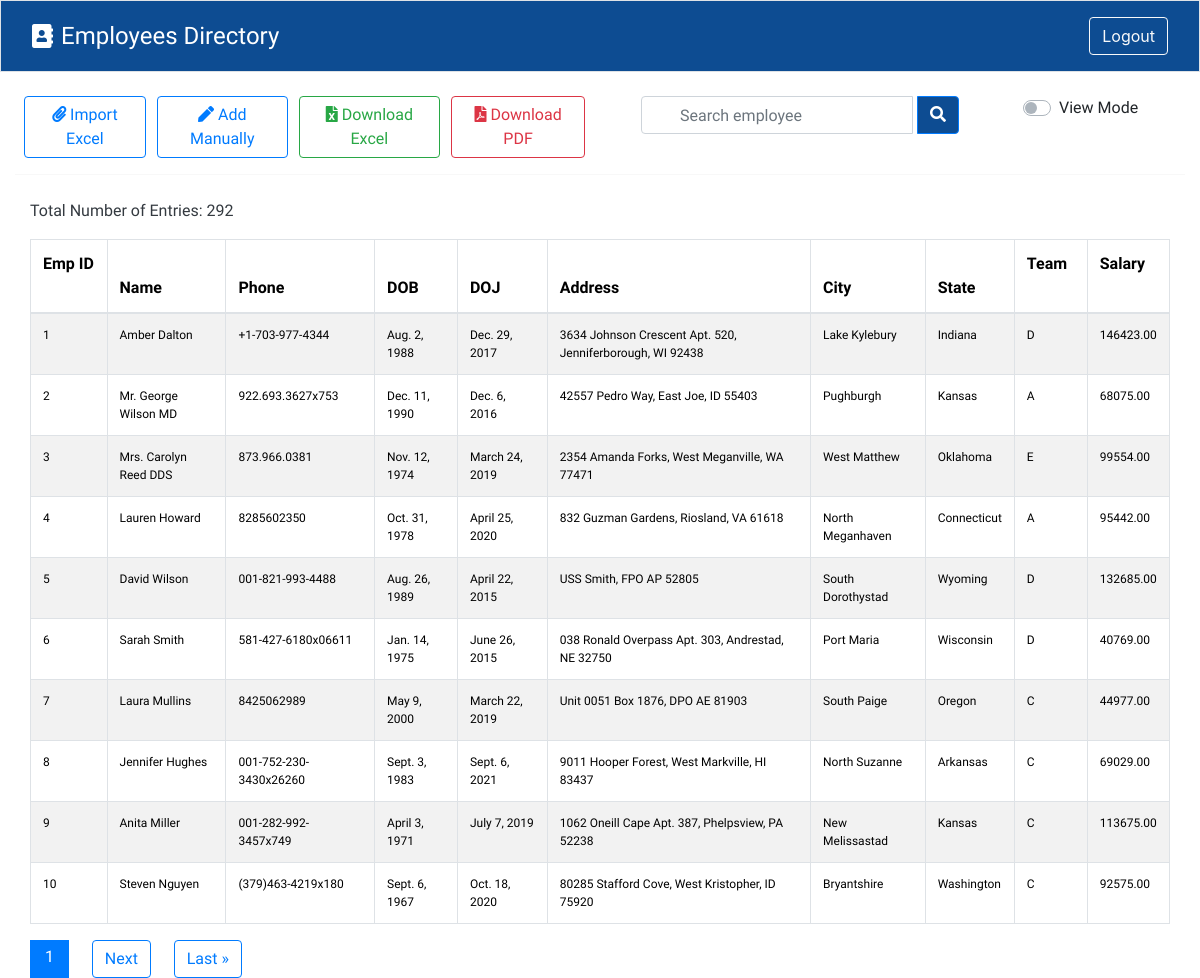
The app's page /employees/?sort=id (signed in) with its own data.
### firstapp/models.py (models this page shows)
class Employee(models.Model):
    phone_regex = RegexValidator(
        regex=r'^\+?91?[6-9]\d{9}$',
        message="Phone number must be entered in the format: '+919999999999'. Up to 15 digits allowed."
    )
    GENDER_CHOICES = [
    ('M', 'Male'),
    ('F', 'Female'),
    ('O', 'Other'),
]
    def validate_dob(value):
        if value.year < 1950:
            raise ValidationError("Invalid date of birth. Year must be greater than or equal to 1950.")
        if value.year > 2005:
            raise ValidationError("Invalid date of birth. Year must be less than 2005")
    name = models.CharField(max_length=100, unique=True)
    phone = models.CharField(validators=[phone_regex], max_length=15, unique=True)
    dob = models.DateField(validators=[validate_dob])
    gender = models.CharField(max_length=1, choices=GENDER_CHOICES, default='Male')
    doj = models.DateField()
    address = models.CharField(max_length=250)
    city = models.CharField(max_length=25)
    state = models.CharField(max_length=25)
    team = models.CharField(max_length=100)
    salary = models.DecimalField(max_digits=8, decimal_places=2)
    created_at = models.DateTimeField(auto_now_add=True)
    updated_at = models.DateTimeField(auto_now=True)
    class Meta:
        unique_together = ['name', 'phone']

### firstapp/views.py (the view, shortened to what this page needs)
# urls.py: path('employees/', EmployeeListView.as_view(), name='employee_list'),
class EmployeeListView(LoginRequiredMixin, View):
    login_url = '/login/'
    def get(self, request):
        form = EmployeeForm()
        employees = Employee.objects.all().order_by('-id')
        count = Employee.objects.count()
        sort = request.GET.get('sort')
        order = request.GET.get('order')
        search_query = request.GET.get('search')
        if sort == 'id':
            employees = employees.order_by('id')
        elif sort == 'name':
            employees = employees.order_by('name')
        elif sort == 'doj':
            employees = employees.order_by('doj')
        elif sort == 'city':
            employees = employees.order_by('city')
        elif sort == 'state':
            employees = employees.order_by('state')
        elif sort == 'team':
            employees = employees.order_by('team')
        elif sort == 'salary':
            employees = employees.order_by('salary')
        if sort and order == 'desc':
            employees = employees.reverse()
        else:
            order = 'asc'
        paginator = Paginator(employees, per_page=settings.PAGINATION_PER_PAGE)
        page_number = request.GET.get('page')
        page_obj = paginator.get_page(page_number)
        return render(request, 'employees.html', {'form': form, 'page_obj': page_obj, 'count': count, 'sort': sort, 'order': order})

### firstapp/templates/employees.html (shortened to what this page needs)
{% extends 'base.html' %}
{% load static %}
{% block content %}
<div class="container-fluid" style="font-family: 'Prompt', sans-serif;">
    <div class="row">
      <div class="d-flex col-md-6 mt-4" style="padding-left: 2%;">
        <button id="fileUploadBtn" class="btn btn-outline-primary" style="margin-right: 2%;">
            <i class="fas fa-paperclip"></i> Import Excel</button>
        <a href="{% url 'manualEntry' %}" class="btn btn-outline-primary" style="margin-right: 2%;"><i class="fas fa-pen"></i> Add Manually</a>
        <a href="{% url 'download_employees' %}?format=csv" class="btn btn-outline-success" style="margin-right: 2%;"><i class="fas fa-file-excel"></i> Download Excel</a>
        <a href="{% url 'download_pdf' %}?format=csv" class="btn btn-outline-danger"><i class="fas fa-file-pdf"></i> Download PDF</a>
      </div>
    <div class="d-flex justify-content-around col-md-4 mt-4">
        <form method="get">
            <div class="input-group">
                <input id="searchInput" type="text" class="form-control" name="search" placeholder="Search employee" style="padding-left: 2.375rem;">
                <div class="ml-1 input-group-append">
                    <button class="btn btn-outline-primary" type="submit" style="background-color:#0D4C92;">
                        <i class="fa fa-search" style="color: white;"></i>
                    </button>
                </div>
            </div>
        </form>
    </div>
    <div class="d-flex col-md-2 pr-0 flex-row=reverse" style="margin-top: 2%;">
        <div class="custom-control ml-2 custom-switch">
      </div>
      <span id="edit-toggle">View Mode</span>
    </div>
  </div>
<hr>
<div class="container-fluid mt-4" style="font-family: 'Prompt', sans-serif;">
    <div class="d-flex justify-content-between">
        <p class="text-dark">Total Number of Entries: {{ count }} </p>
    </div>
    <table class="table table-striped table-bordered table-hover">
        <thead id="tableHead" class="text-white" style="background-color: #0D4C92; ">
            <tr>
                <th>
                    Emp ID
                    <a href="?sort=id{% if sort == 'id' and order == 'asc' %}&order=desc{% endif %}"
                        style="margin-left: 5%; text-decoration: none; color: white;">
                        {% if sort == 'id' %}
                        {% if order == 'asc' %}
                        <span>&uarr;</span>
                        {% else %}
                        <span>&darr;</span>
                        {% endif %}
                        {% else %}
                        <span>&darr;</span>
                        {% endif %}
                    </a>
                </th>
                <th>
                    Name
                    <a href="?sort=name{% if sort == 'name' and order == 'asc' %}&order=desc{% endif %}"
                        style="margin-left: 5%; text-decoration: none; color: white;">
                        {% if sort == 'name' %}
                        {% if order == 'asc' %}
                        <span>&uarr;</span>
                        {% else %}
                        <span>&darr;</span>
                        {% endif %}
                        {% else %}
                        <span>&darr;</span>
                        {% endif %}
                    </a>
                </th>
                <th>Phone</th>
                <th>DOB</th>
                <th>
                    DOJ
                    <a href="?sort=doj{% if sort == 'doj' and order == 'asc' %}&order=desc{% endif %}"
                        style="margin-left: 5%; text-decoration: none; color: white;">
                        {% if sort == 'doj' %}
                        {% if order == 'asc' %}
                        <span>&uarr;</span>
                        {% else %}
                        <span>&darr;</span>
                        {% endif %}
                        {% else %}
                        <span>&darr;</span>
                        {% endif %}
                    </a>
                </th>
                <th>Address</th>
                <th>
                    City
                    <a href="?sort=city{% if sort == 'city' and order == 'asc' %}&order=desc{% endif %}"
                        style="margin-left: 5%; text-decoration: none; color: white;">
                        {% if sort == 'city' %}
                        {% if order == 'asc' %}
                        <span>&uarr;</span>
                        {% else %}
                        <span>&darr;</span>
                        {% endif %}
                        {% else %}
                        <span>&darr;</span>
                        {% endif %}
                    </a>
                </th>
                <th>
                    State
                    <a href="?sort=state{% if sort == 'state' and order == 'asc' %}&order=desc{% endif %}"
                        style="margin-left: 5%; text-decoration: none; color: white;">
                        {% if sort == 'state' %}
                        {% if order == 'asc' %}
                        <span>&uarr;</span>
                        {% else %}
                        <span>&darr;</span>
                        {% endif %}
                        {% else %}
                        <span>&darr;</span>
                        {% endif %}
                    </a>
                </th>
                <th>
                    Team
                    <a href="?sort=team{% if sort == 'team' and order == 'asc' %}&order=desc{% endif %}"
                        style="margin-left: 5%; text-decoration: none; color: white;">
                        {% if sort == 'team' %}
                        {% if order == 'asc' %}
                        <span>&uarr;</span>
                        {% else %}
                        <span>&darr;</span>
                        {% endif %}
                        {% else %}
                        <span>&darr;</span>
                        {% endif %}
                    </a>
                </th>
                <th>
                    Salary
                    <a href="?sort=salary{% if sort == 'salary' and order == 'asc' %}&order=desc{% endif %}"
                        style="margin-left: 5%; text-decoration: none; color: white;">
                        {% if sort == 'salary' %}
                        {% if order == 'asc' %}
                        <span>&uarr;</span>
                        {% else %}
                        <span>&darr;</span>
                        {% endif %}
                        {% else %}
                        <span>&darr;</span>
                        {% endif %}
                    </a>
                </th>
            </tr>
        </thead>
        <div class="tableBody">
            <tbody id="tableBodyContent"  class="thead-light">
                {% for employee in page_obj %}
                <tr style="font-size: 12px;" data-employee-id="{{ employee.id }}">
                    <td>{{ employee.id }}</td>
                    <td {% if not employee.editable %}contenteditable="false"{% endif %} data-field-name="name">{{ employee.name }}</td>
                    <td {% if not employee.editable %}contenteditable="false"{% endif %} data-field-name="phone">{{ employee.phone }}</td>
                    <td {% if not employee.editable %}contenteditable="false"{% endif %} data-field-name="dob">{{ employee.dob }}</td>
                    <td {% if not employee.editable %}contenteditable="false"{% endif %} data-field-name="doj">{{ employee.doj }}</td>
                    <td {% if not employee.editable %}contenteditable="false"{% endif %} data-field-name="address">{{ employee.address }}</td>
                    <td {% if not employee.editable %}contenteditable="false"{% endif %} data-field-name="city">{{ employee.city }}</td>
                    <td {% if not employee.editable %}contenteditable="false"{% endif %} data-field-name="state">{{ employee.state }}</td>
                    <td {% if not employee.editable %}contenteditable="false"{% endif %} data-field-name="team">{{ employee.team }}</td>
                    <td {% if not employee.editable %}contenteditable="false"{% endif %} data-field-name="salary">{{ employee.salary }}</td>
                </tr>
                {% endfor %}
            </tbody>
        </div>
    </table>
    <div class="text-center">
        <div class="pagination">
            <div class="current-page-box btn-primary" style="padding: 5px 15px; display: inline-block;">
                <span class="current-page " style="margin-left: 1% 2% 2%;">{{ page_obj.number }}</span>
            </div>
            {% if page_obj.has_next %}
            <a href="?page={{ page_obj.next_page_number }}" class="btn btn-outline-primary"
                style=" margin-right: 2%; margin-left: 2%;">Next</a>
            <a href="?page={{ page_obj.paginator.num_pages }}" class="btn btn-outline-primary"
                >Last &raquo;</a>
            {% endif %}
        </div>
    </div>
</div>
{% endblock content %}

### records on screen
Employee: id "1", name "Amber Dalton", phone "+1-703-977-4344", dob "Aug. 2, 1988", doj "Dec. 29, 2017", address "3634 Johnson Crescent Apt. 520, Jenniferborough, WI 92438", city "Lake Kylebury", state "Indiana", team "D", salary "146423.00"
Employee: id "2", name "Mr. George Wilson MD", phone "922.693.3627x753", dob "Dec. 11, 1990", doj "Dec. 6, 2016", address "42557 Pedro Way, East Joe, ID 55403", city "Pughburgh", state "Kansas", team "A", salary "68075.00"
Employee: id "3", name "Mrs. Carolyn Reed DDS", phone "873.966.0381", dob "Nov. 12, 1974", doj "March 24, 2019", address "2354 Amanda Forks, West Meganville, WA 77471", city "West Matthew", state "Oklahoma", team "E", salary "99554.00"
Employee: id "4", name "Lauren Howard", phone "8285602350", dob "Oct. 31, 1978", doj "April 25, 2020", address "832 Guzman Gardens, Riosland, VA 61618", city "North Meganhaven", state "Connecticut", team "A", salary "95442.00"
Employee: id "5", name "David Wilson", phone "001-821-993-4488", dob "Aug. 26, 1989", doj "April 22, 2015", address "USS Smith, FPO AP 52805", city "South Dorothystad", state "Wyoming", team "D", salary "132685.00"
Employee: id "6", name "Sarah Smith", phone "581-427-6180x06611", dob "Jan. 14, 1975", doj "June 26, 2015", address "038 Ronald Overpass Apt. 303, Andrestad, NE 32750", city "Port Maria", state "Wisconsin", team "D", salary "40769.00"
Employee: id "7", name "Laura Mullins", phone "8425062989", dob "May 9, 2000", doj "March 22, 2019", address "Unit 0051 Box 1876, DPO AE 81903", city "South Paige", state "Oregon", team "C", salary "44977.00"
Employee: id "8", name "Jennifer Hughes", phone "001-752-230-3430x26260", dob "Sept. 3, 1983", doj "Sept. 6, 2021", address "9011 Hooper Forest, West Markville, HI 83437", city "North Suzanne", state "Arkansas", team "C", salary "69029.00"
Employee: id "9", name "Anita Miller", phone "001-282-992-3457x749", dob "April 3, 1971", doj "July 7, 2019", address "1062 Oneill Cape Apt. 387, Phelpsview, PA 52238", city "New Melissastad", state "Kansas", team "C", salary "113675.00"
Employee: id "10", name "Steven Nguyen", phone "(379)463-4219x180", dob "Sept. 6, 1967", doj "Oct. 18, 2020", address "80285 Stafford Cove, West Kristopher, ID 75920", city "Bryantshire", state "Washington", team "C", salary "92575.00"

### other values on screen
{{ count }} "292"
{{ page_obj.number }} "1"
